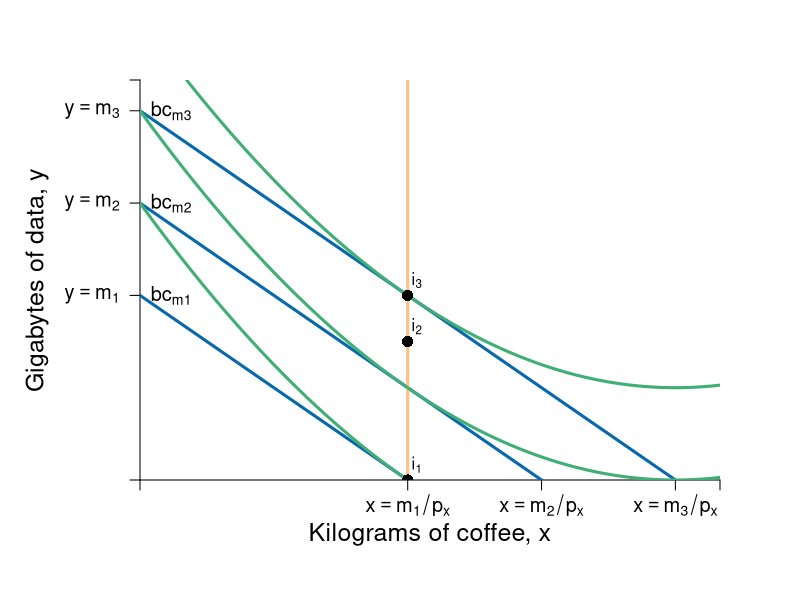

The R source for this figure:
require(shape)
pdf(file = "budget_incomechange_offercurve.pdf", width = 9, height = 7)

#Set parameters for graphics
axislabelsize <- 1.5
labelsize <- 1.2
graphlinewidth <- 3
segmentlinewidth <- 2


COL <- c("#7fc97f", "#beaed4", "#fdc086", "#ffff99", "#386cb0", "#f0027f", "#bf5b17", "#666666")
COLA <- c("#99d8c9","#66c2a4","#41ae76", "#238b45", "#005824")
COLB <- c("#4eb3d3", "#2b8cbe", "#0868ac","#084081")

#Edited the margins to cater for the larger LHS labels
par(mar =  c(6, 7, 4, 4))

mrsA <- function(x, rmax = 10, xmax = 20) {
  rmax - (rmax/xmax)*x
}


uA <- function(x, y, rmax = 2, xmax = 12) {
  y + rmax*x - (1/2)*(rmax/xmax)*x^2
}

indiffA1 <- function(x, uA = 10, rmax = 2.5, xmax = 10) {
  uA - rmax*x + (1/2)*(rmax/xmax)*(x^2)
}

bcA <- function(x, w = 20, p = 2) {
  w - p*x
}


xlims <- c(0, 13)
ylims <- c(0, 13)

npts <- 501 
x <- seq(xlims[1], xlims[2], length.out = npts)
y <- seq(ylims[1], ylims[2], length.out = npts) 
a <- c(9, 12,15)

plot(0, 0, xlim = xlims, ylim = ylims, type = "n",
     xlab = expression(paste("")),
     ylab = expression(paste("")), 
     xaxt = "n", 
     yaxt = "n", 
     cex.lab = axislabelsize, 
     bty = "n",
     xaxs="i", 
     yaxs="i")

# ticksy <- seq(from = 0, to = ylims[2], by = 2)
# ylabels <- seq(from = 0, to = ylims[2], by = 2)
# ticksx <- seq(from = 0, to = xlims[2], by = 2)
# xlabels <- seq(from = 0, to = xlims[2], by = 2)
ticksy <- c(0, 6, 9, 12, ylims[2])
ylabels <- c(NA, expression(paste(y==m[1])), expression(paste(y == m[2])), expression(paste(y == m[3])), NA)
ticksx <- c(0, 6, 9, 12, xlims[2])
xlabels <- c(NA, expression(paste(x == m[1]/p[x])), expression(paste(x == m[2]/p[x])), expression(paste(x == m[3]/p[x])), NA)

axis(1, at = ticksx, pos = 0, labels = xlabels, cex.axis = labelsize)
axis(2, at = ticksy, pos = 0, labels = ylabels, las = 1, cex.axis = labelsize)

npts <- 500 
xx1 <- seq(xlims[1], xlims[2], length.out = npts)

lines(xx1, bcA(xx1, w = 12, p = 1), col = COLB[3], lwd = graphlinewidth)
lines(xx1, bcA(xx1, w = 6, p = 1), col = COLB[3], lwd = graphlinewidth)
lines(xx1, bcA(xx1, w = 9, p = 1), col = COLB[3], lwd = graphlinewidth)
#lines(xx1, indiffA1(xx1, uA = 20, rmax = 2.5, xmax = 10), col = COLB[4], lwd = graphlinewidth)
abline(v=6, col=COL[3], lwd=graphlinewidth)

#Label Axes
mtext(expression(paste("Kilograms of coffee, ", x)), side=1, line = 2.5, cex = axislabelsize)
text(-2.3, 0.5*ylims[2], expression(paste("Gigabytes of data, ", y)), xpd = TRUE, cex = axislabelsize, srt = 90) 

#Label the budget curve functions for the HG, Aisha
text(.7, 6, expression(bc[m1]), cex = labelsize)
text(.7, 9, expression(bc[m2]), cex = labelsize)
text(.7, 12, expression(bc[m3]), cex = labelsize)

#adding iso-welfare functions:

#Label the iso-welfare functions for the HG, Aisha
# text(11.8, 1.6, expression(u[1]))
# text(11.8, 3.3, expression(u[2]))
# text(11.8, 5.7, expression(u[3]))
#text(6.6, 8.3, expression(u[4]^A))

contour(x, y, 
        outer(x, y, uA),
        drawlabels = FALSE,
        col = COLA[3],
        lwd = graphlinewidth,
        levels = a, 
        xaxs="i", 
        yaxs="i", 
        add = TRUE)

points(6, 0, pch = 16, col = "black", cex = 1.5)
text(6.2, 0.5, expression(i[1]))
points(6, 4.5, pch = 16, col = "black", cex = 1.5)
text(6.2, 5, expression(i[2]))
points(6, 6, pch = 16, col = "black", cex = 1.5)
text(6.2, 6.5, expression(i[3]))


dev.off()
